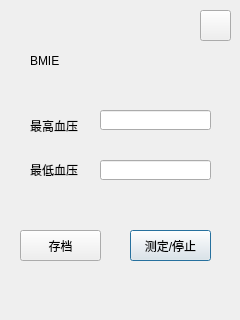
<?xml version="1.0" encoding="UTF-8"?>
<ui version="4.0">
 <class>BloodPressure</class>
 <widget class="QDialog" name="BloodPressure">
  <property name="geometry">
   <rect>
    <x>0</x>
    <y>0</y>
    <width>240</width>
    <height>320</height>
   </rect>
  </property>
  <property name="windowTitle">
   <string>Dialog</string>
  </property>
  <widget class="QLineEdit" name="maxLineEdit">
   <property name="geometry">
    <rect>
     <x>100</x>
     <y>110</y>
     <width>111</width>
     <height>20</height>
    </rect>
   </property>
  </widget>
  <widget class="QLabel" name="label">
   <property name="geometry">
    <rect>
     <x>30</x>
     <y>120</y>
     <width>54</width>
     <height>12</height>
    </rect>
   </property>
   <property name="text">
    <string>最高血压</string>
   </property>
  </widget>
  <widget class="QLineEdit" name="minLineEdit">
   <property name="geometry">
    <rect>
     <x>100</x>
     <y>160</y>
     <width>111</width>
     <height>20</height>
    </rect>
   </property>
  </widget>
  <widget class="QPushButton" name="testStopButton">
   <property name="geometry">
    <rect>
     <x>130</x>
     <y>230</y>
     <width>81</width>
     <height>31</height>
    </rect>
   </property>
   <property name="styleSheet">
    <string notr="true">font: 12pt &quot;微软雅黑&quot;;</string>
   </property>
   <property name="text">
    <string>测定/停止</string>
   </property>
  </widget>
  <widget class="QLabel" name="label_2">
   <property name="geometry">
    <rect>
     <x>30</x>
     <y>160</y>
     <width>54</width>
     <height>20</height>
    </rect>
   </property>
   <property name="text">
    <string>最低血压</string>
   </property>
  </widget>
  <widget class="QLabel" name="label_3">
   <property name="geometry">
    <rect>
     <x>30</x>
     <y>40</y>
     <width>161</width>
     <height>41</height>
    </rect>
   </property>
   <property name="styleSheet">
    <string notr="true">font: 75 35pt &quot;华文彩云&quot;;</string>
   </property>
   <property name="text">
    <string>BMIE</string>
   </property>
  </widget>
  <widget class="QPushButton" name="registerButton">
   <property name="geometry">
    <rect>
     <x>20</x>
     <y>230</y>
     <width>81</width>
     <height>31</height>
    </rect>
   </property>
   <property name="styleSheet">
    <string notr="true">font: 12pt &quot;微软雅黑&quot;;</string>
   </property>
   <property name="text">
    <string>存档</string>
   </property>
  </widget>
  <widget class="QPushButton" name="pushButton">
   <property name="geometry">
    <rect>
     <x>200</x>
     <y>10</y>
     <width>31</width>
     <height>31</height>
    </rect>
   </property>
   <property name="styleSheet">
    <string notr="true">background-image: url(:/image/index.png);</string>
   </property>
   <property name="text">
    <string/>
   </property>
  </widget>
 </widget>
 <resources/>
 <connections/>
</ui>
